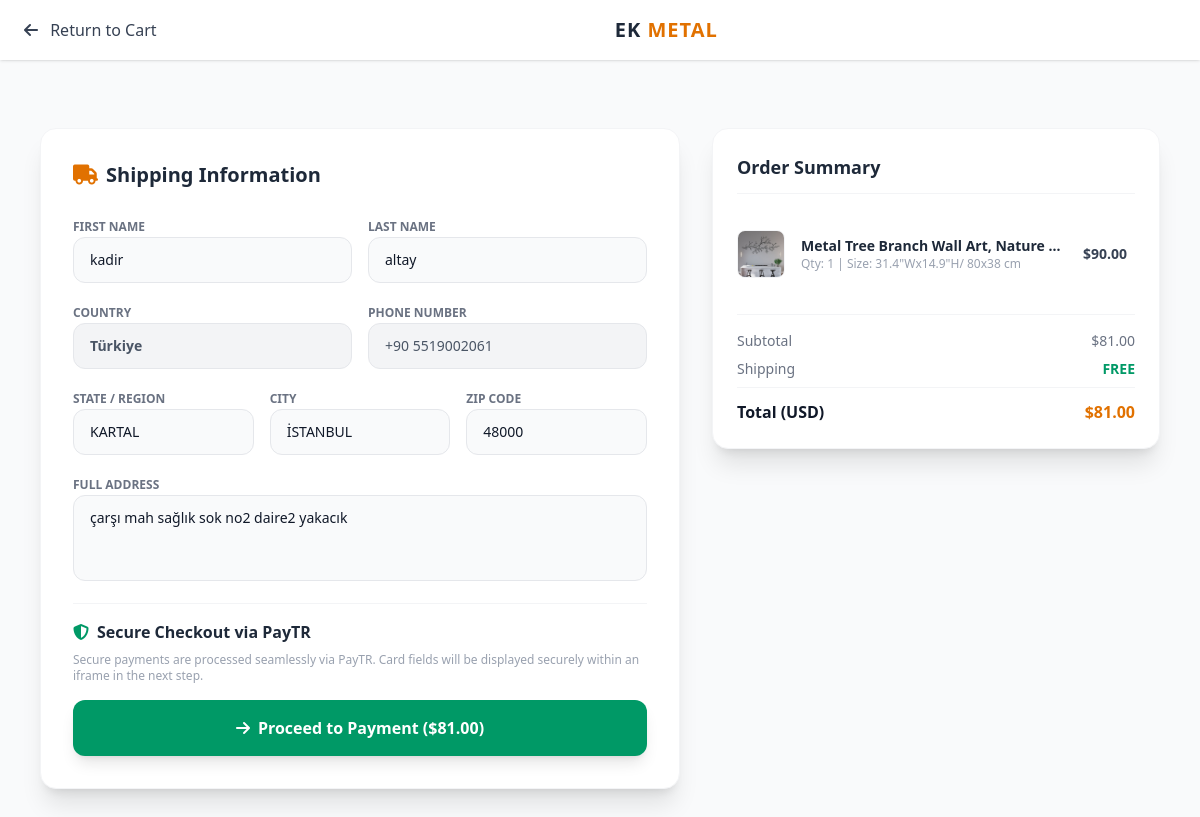
/checkout/ (signed in), run on an earlier commit of the app's database.
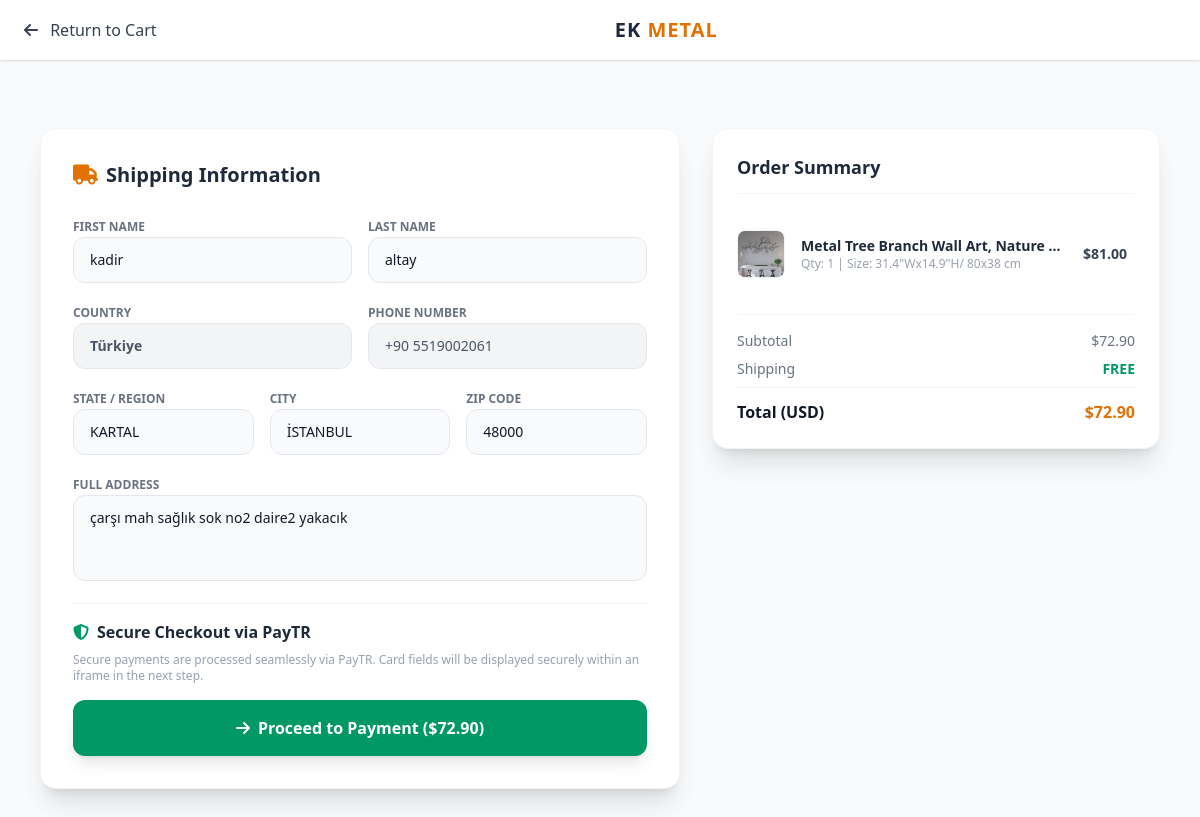
And on a later commit of the database.
### shop/models.py (models this page shows, shortened)
class CartItem(models.Model):
    cart = models.ForeignKey(Cart, on_delete=models.CASCADE, related_name='items', verbose_name="Cart")
    product = models.ForeignKey(Product, on_delete=models.CASCADE, verbose_name="Product")
    variant = models.ForeignKey(ProductVariant, on_delete=models.SET_NULL, null=True, blank=True, verbose_name="Selected Variant")
    quantity = models.PositiveIntegerField(default=1, verbose_name="Quantity")
    def get_item_total(self):
        if self.variant:
            prices = self.variant.get_variant_prices()
            return prices['discounted'] * self.quantity
        base_price = self.product.discount_price if self.product.discount_price else self.product.price
        return base_price * self.quantity

class ProductVariant(models.Model):
    product = models.ForeignKey(Product, on_delete=models.CASCADE, related_name='variants', verbose_name="Product")
    size = models.CharField(max_length=50, help_text="e.g., 20x28 inches, 40x60 inches", verbose_name="Size / Dimensions")
    price_impact = models.DecimalField(max_digits=10, decimal_places=2, default=0.00, verbose_name="Price Impact (+$)")
    class Meta:
        verbose_name = "Product Size Variant"
        verbose_name_plural = "Product Size Variants"
    def get_variant_prices(self):
        discount_percent = self.product.get_discount_percent()
        original_variant_price = self.price_impact
        if discount_percent > 0:
            discount_amount = (original_variant_price * discount_percent) / 100
            discounted_variant_price = original_variant_price - discount_amount
            return {
                'is_discounted': True,
                'original': original_variant_price,
                'discounted': discounted_variant_price,
                'percent': discount_percent
            }
        return {
            'is_discounted': False,
            'original': original_variant_price,
            'discounted': original_variant_price,
            'percent': 0
        }

class Product(models.Model):
    category = models.ForeignKey(Category, on_delete=models.CASCADE, related_name='products', verbose_name="Category")
    title = models.CharField(max_length=200, verbose_name="Product Title")
    description = models.TextField(verbose_name="Product Description")
    description_features = models.TextField(blank=True, null=True, verbose_name="2. Açıklama (Kutulara Gidecek Kurumsal Metin)")
    price = models.DecimalField(max_digits=10, decimal_places=2, verbose_name="Base Price (Smallest Size)")
    discount_price = models.DecimalField(max_digits=10, decimal_places=2, null=True, blank=True, verbose_name="Discounted Base Price")
    stock = models.IntegerField(default=0, verbose_name="Stock Quantity")
    main_image = models.ImageField(upload_to='products/main/', verbose_name="Main Image")
    video = models.FileField(upload_to='products/videos/', null=True, blank=True, verbose_name="Product Video (Optional)")
    seo_keywords = models.CharField(max_length=500, blank=True, null=True, verbose_name="SEO Anahtar Kelimeler")
    is_active = models.BooleanField(default=True, verbose_name="Is Active?")
    created_at = models.DateTimeField(auto_now_add=True, verbose_name="Created At")
    class Meta:
        verbose_name = "Product"
        verbose_name_plural = "Products"
    def get_discount_percent(self):
        if self.discount_price and self.price > 0:
            percent = ((self.price - self.discount_price) / self.price) * 100
            return int(round(percent))
        return 0

### shop/views.py (the view, shortened to what this page needs)
# urls.py: path('checkout/', views.paytr_checkout_view, name='checkout'),
@login_required(login_url='/login/')
def paytr_checkout_view(request):
    try:
        cart = request.user.cart
    except Cart.DoesNotExist:
        messages.error(request, "Your cart is empty!")
        return redirect('cart_detail')
    if not cart.items.exists():
        messages.error(request, "Your cart is empty!")
        return redirect('cart_detail')
    profile = request.user.profile
    total_price = cart.get_total_price()
    context = {
        'cart': cart,
        'profile': profile,
        'total_price': total_price
    }
    return render(request, 'shop/checkout.html', context)

### shop/context_processors.py (called while the page is built)
def cart_item_count(request):
    if not request.user.is_authenticated:
        return {'cart_items_total': 0}
    try:
        cart = Cart.objects.get(user=request.user)
        total_items = sum(item.quantity for item in cart.items.all())
        return {'cart_items_total': total_items}
    except Cart.DoesNotExist:
        return {'cart_items_total': 0}

### shop/models.py (called while the page is built)
    def get_subtotal_price(self):
        return sum(item.get_item_total() for item in self.items.all())

    def get_discount_amount(self):
        subtotal = self.get_subtotal_price()
        if self.coupon:
            return (subtotal * self.coupon.discount_percent) / 100
        return 0

    def get_total_price(self):
        subtotal = self.get_subtotal_price()
        discount = self.get_discount_amount()
        return max(0, subtotal - discount)

### shop/templates/shop/checkout.html (shortened to what the changed rows need)
<!DOCTYPE html>
<html lang="en">
<head>
    <script src="https://cdn.jsdelivr.net/npm/@tailwindcss/browser@4"></script>
    <link rel="stylesheet" href="https://cdnjs.cloudflare.com/ajax/libs/font-awesome/6.4.0/css/all.min.css">
</head>
<body class="bg-gray-50 text-gray-900 font-sans pt-24">
    <main class="max-w-6xl mx-auto px-4 py-8">
        <div class="grid grid-cols-1 lg:grid-cols-12 gap-8">
            <div class="lg:col-span-7 space-y-6">
                <div class="bg-white p-6 md:p-8 rounded-2xl shadow-xl border border-gray-100">
                    <h2 class="text-xl font-black text-gray-800 mb-6 flex items-center gap-2">
                        <i class="fa-solid fa-truck text-amber-600"></i> Shipping Information
                    </h2>
                    <form id="payment-form" action="{% url 'checkout' %}" method="POST" class="space-y-4">
                        <div class="grid grid-cols-1 sm:grid-cols-2 gap-4">
                            <div class="space-y-1">
                            </div>
                            <div class="space-y-1">
                            </div>
                        </div>
                        <div class="grid grid-cols-1 sm:grid-cols-2 gap-4">
                            <div class="space-y-1">
                            </div>
                            <div class="space-y-1">
                            </div>
                        </div>
                        <div class="grid grid-cols-1 sm:grid-cols-3 gap-4">
                            <div class="space-y-1">
                            </div>
                            <div class="space-y-1">
                            </div>
                            <div class="space-y-1">
                            </div>
                        </div>
                        <div class="space-y-1">
                            <label class="text-xs font-bold text-gray-500 uppercase">Full Address</label>
                            <textarea name="address_line" rows="3" class="w-full bg-gray-50 border border-gray-200 rounded-xl px-4 py-3 text-sm focus:outline-amber-600 font-medium resize-none" required>{{ profile.address_line|default:'' }}</textarea>
                        </div>
                        <div class="pt-4 border-t border-gray-100">
                            <h3 class="text-md font-black text-gray-800 mb-2 flex items-center gap-2">
                            </h3>
                            <p class="text-xs text-gray-400">Secure payments are processed seamlessly via PayTR. Card fields will be displayed securely within an iframe in the next step.</p>
                        </div>
                        <button type="submit" class="w-full bg-emerald-600 text-white py-4 rounded-xl font-bold hover:bg-emerald-700 transition shadow-lg mt-4 flex items-center justify-center gap-2 cursor-pointer">
                            <i class="fa-solid fa-arrow-right"></i> Proceed to Payment (${{ total_price }})
                        </button>
                    </form>
                </div>
            </div>
            <div class="lg:col-span-5">
                <div class="bg-white p-6 rounded-2xl shadow-xl border border-gray-100 sticky top-28 space-y-6">
                    <h2 class="text-lg font-black text-gray-800 border-b border-gray-100 pb-3">Order Summary</h2>
                    <div class="divide-y divide-gray-100 max-h-64 overflow-y-auto pr-2">
                        {% for item in cart.items.all %}
                        <div class="flex items-center gap-4 py-3">
                            <img src="{{ item.product.main_image.url }}" class="w-12 h-12 rounded-lg object-cover border border-gray-100">
                            <div class="flex-1 min-w-0">
                                <h4 class="text-sm font-bold text-gray-800 truncate">{{ item.product.title }}</h4>
                                <p class="text-xs text-gray-400">
                                    Qty: {{ item.quantity }}
                                    {% if item.variant %}| Size: {{ item.variant.size }}{% endif %}
                                </p>
                            </div>
                            <span class="text-sm font-black text-gray-700">${{ item.get_item_total }}</span>
                        </div>
                        {% endfor %}
                    </div>
                    <div class="space-y-2 text-sm border-t border-gray-100 pt-4">
                        <div class="flex justify-between text-gray-500">
                            <span>Subtotal</span>
                            <span class="font-medium">${{ total_price }}</span>
                        </div>
                        <div class="flex justify-between text-base font-black text-gray-900 border-t border-gray-100 pt-3">
                            <span>Total (USD)</span>
                            <span class="text-amber-600">${{ total_price }}</span>
                        </div>
                    </div>
                </div>
            </div>
        </div>
    </main>
</body>
</html>

What changed in the data, as far as the page shows it:
changed through a linked row, CartItem "Metal Tree Branch Wall Art, Nature…": get_item_total "90.00" → "81.00"
Also different on the page:
{{ total_price }}: "81.00" → "72.90"
